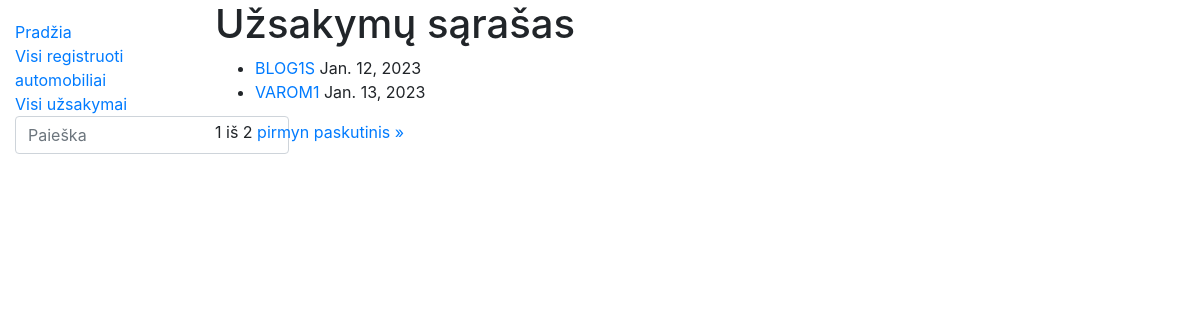
The app's page /library/uzsakymai/ with its own data.
### library/models.py (models this page shows, shortened)
class Uzsakymas(models.Model):
    id = models.UUIDField(primary_key=True, default=uuid.uuid4, help_text='Unikalus užsakymo ID')
    automobilis = models.ForeignKey('Automobilis', on_delete=models.SET_NULL, null=True)
    atsiemimo_data = models.DateField('Atsiėmimo data', null=False, blank=False)
    suma = models.FloatField('Suma', max_length=10, help_text='Įveskite bendrą paslaugų sumą.')
    SERVICE_STATUS = (
        ('a', 'Atsiimta'),
        ('g', 'Galima atsiimti'),
        ('s', 'Taisoma'),
        ('e', 'Eileje')
    )
    status = models.CharField(
        max_length=1,
        choices=SERVICE_STATUS,
        blank=True,
        default='a',
        help_text='Status'
    )
    class Meta:
        ordering = ['atsiemimo_data']
        verbose_name = "Užsakymas"
        verbose_name_plural = "Užsakymai"

class Automobilis(models.Model):
    valstybinis_nr = models.CharField("Valstybinis_NR", max_length=6)
    automobilis_id = models.ForeignKey("AutomobilisModelis", on_delete=models.SET_NULL, null=True)
    vin_kodas = models.TextField('VIN_kodas', max_length=17, help_text='Įveskite automobilio VIN kodą.')
    klientas = models.TextField('Klientas', max_length=25, help_text='Įveskite automobilio savininką.')
    cover = models.ImageField('Viršelis', upload_to='covers', null=True)
    class Meta:
        ordering = ['klientas', 'valstybinis_nr']
        verbose_name = "Automobilis"
        verbose_name_plural = "Automobiliai"

### library/views.py (the view)
# urls.py: path('uzsakymai/', views.UzsakymasListView.as_view(), name='uzsakymai'),
class UzsakymasListView(generic.ListView):
    model = Uzsakymas
    paginate_by = 2
    template_name = 'uzsakymas_list.html'

### library/templates/uzsakymas_list.html (shortened to what this page needs)
{% extends "base.html" %}
{% block content %}
<h1>Užsakymų sąrašas</h1>
{% if uzsakymas_list  %}
<ul>
    {% for uzsakymas in uzsakymas_list %}
    <li><a href="{{ uzsakymas.id }}">{{ uzsakymas.automobilis.valstybinis_nr }}</a> {{ uzsakymas.atsiemimo_data }}</li>
    {% endfor %}
</ul>
{% else %}
<p>Užsakymų nėra.</p>
{% endif %}
<div class="pagination"><span class="step-links">
        <span class="current">
            {{ page_obj.number }} iš {{ page_obj.paginator.num_pages }}</span>
        {% if page_obj.has_next %}
            <a href="?page={{ page_obj.next_page_number }}">pirmyn </a><a
        href="?page={{ page_obj.paginator.num_pages }}">paskutinis &raquo;</a>
        {% endif %}
    </span></div>
{% endblock %}

### records on screen
Uzsakymas: automobilis.valstybinis_nr "BLOG1S", atsiemimo_data "Jan. 12, 2023"
Uzsakymas: automobilis.valstybinis_nr "VAROM1", atsiemimo_data "Jan. 13, 2023"

### other values on screen
{{ page_obj.number }} "1"
{{ page_obj.paginator.num_pages }} "2"
